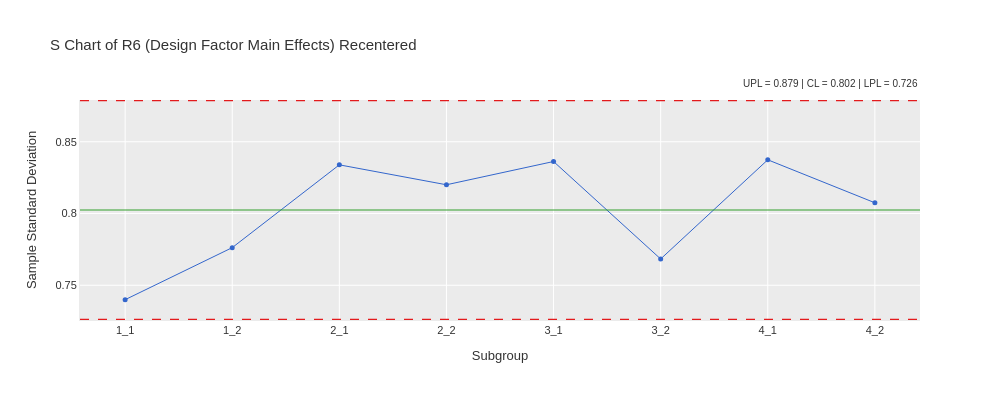

Notebook cell for this chart:
### Markdown cell above
### Process Design Conditions Main Effects - Factor 1 and Factor 2 - Sample Standard Deviations (matches)

### Code cell
study_sds1.execute(chart='s', by=[pb.cols.FACTOR_1,pb.cols.FACTOR_2], value='R6',recentered=True).plot(theme='ggplot').show()

### Figure 1 — Plotly figure (JSON) as saved in the notebook; plotly's stock layout.template omitted (floating-point values rounded to 4 significant figures)
{"data": [{"hovertemplate": "%{x}<br>%{y:.3f}<extra></extra>", "line": {"color": "#3366CC", "width": 1.0}, "marker": {"color": "#3366CC", "size": 5}, "mode": "lines+markers", "name": "S", "opacity": 1.0, "type": "scatter", "x": ["1_1", "1_2", "2_1", "2_2", "3_1", "3_2", "4_1", "4_2"], "y": [0.7399, 0.7762, 0.8339, 0.82, 0.8362, 0.7683, 0.8374, 0.8075]}], "layout": {"annotations": [{"bgcolor": "rgba(255,255,255,0.7)", "font": {"color": "#333333", "size": 10}, "showarrow": false, "text": "UPL = 0.879 | CL = 0.802 | LPL = 0.726", "x": 1.0, "xanchor": "right", "xref": "paper", "y": 1.04, "yanchor": "bottom", "yref": "paper"}], "font": {"color": "#333333", "family": "sans-serif", "size": 11}, "height": 400, "hovermode": "x unified", "margin": {"b": 80}, "paper_bgcolor": "white", "plot_bgcolor": "#EBEBEB", "shapes": [{"line": {"color": "#E31A1C", "dash": "dash", "width": 1.2}, "type": "line", "x0": 0, "x1": 1, "xref": "x domain", "y0": 0.8787, "y1": 0.8787}, {"line": {"color": "#E31A1C", "dash": "dash", "width": 1.2}, "type": "line", "x0": 0, "x1": 1, "xref": "x domain", "y0": 0.7262, "y1": 0.7262}, {"line": {"color": "#33A02C", "dash": "solid", "width": 1.2}, "type": "line", "x0": 0, "x1": 1, "xref": "x domain", "y0": 0.8024, "y1": 0.8024}], "showlegend": false, "title": {"text": "S Chart of R6 (Design Factor Main Effects) Recentered"}, "width": 1000, "xaxis": {"automargin": true, "gridcolor": "white", "gridwidth": 1.0, "linecolor": "#EBEBEB", "linewidth": 1.0, "showgrid": true, "showline": true, "title": {"text": "Subgroup"}, "type": "category"}, "yaxis": {"gridcolor": "white", "gridwidth": 1.0, "linecolor": "#EBEBEB", "linewidth": 1.0, "showgrid": true, "showline": true, "title": {"text": "Sample Standard Deviation"}, "zeroline": false}}}
